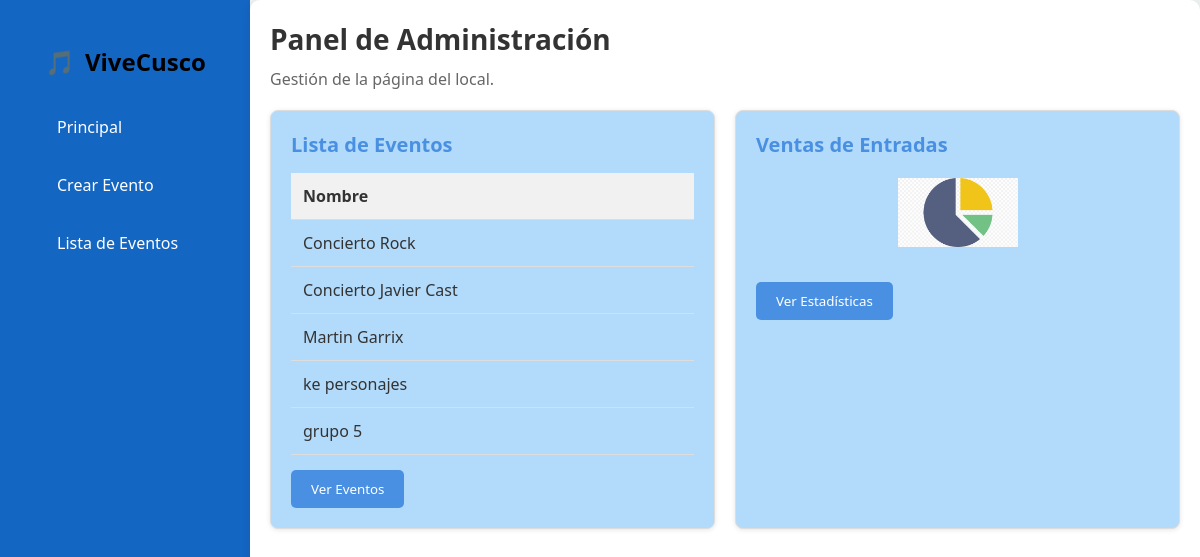
Before: /administracion/home.php with the older database file.
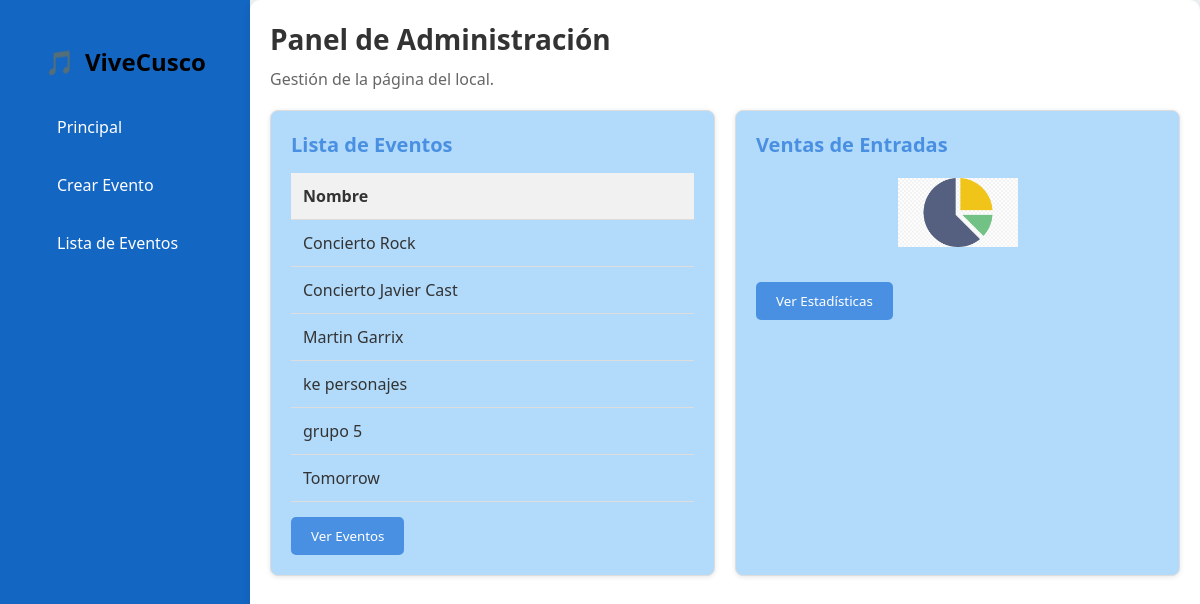
After: the same page with the newer database file.
### tables this page shows
CREATE TABLE `evento` (
  `idEvento` int(11) NOT NULL,
  `nombreEvento` varchar(150) NOT NULL,
  `descripcionEvento` text DEFAULT NULL,
  `fechahoraEvento` datetime NOT NULL,
  `categoriaEvento` varchar(50) DEFAULT NULL,
  `capacidadEvento` int(11) NOT NULL,
  `entradasGeneralEvento` int(11) NOT NULL,
  `entradasVipEvento` int(11) NOT NULL,
  `imagenEvento` varchar(255) DEFAULT NULL
);

### administracion/home.php (the view, shortened to what this page needs)
<!DOCTYPE html>
<html lang="es">
<head>
</head>
<body>
    <?php
    include '../conexion.php';
    $sql = "SELECT nombreEvento FROM evento";
    $result = $conn->query($sql);
    ?>
    <div class="sidebar">
        <h2>ViveCusco</h2>
        <a href="./home.php">Principal</a>
        <a href="./crear_evento.php">Crear Evento</a>
        <a href="./lista_eventos.php">Lista de Eventos</a>
    </div>
    <div class="main-content">
        <h1>Panel de Administración</h1>
        <p>Gestión de la página del local.</p>
        <div class="container">
            <div class="box event-list">
                <h3>Lista de Eventos</h3>
                <table>
                    <tr>
                        <th>Nombre</th>
                    </tr>
                    <?php
                    if ($result->num_rows > 0) {
                        while($row = $result->fetch_assoc()) {
                            echo "<tr><td>" . htmlspecialchars($row['nombreEvento']) . "</td></tr>";
                        }
                    } else {
                        echo "<tr><td colspan='2'>No hay eventos disponibles</td></tr>";
                    }
                    ?>
                </table>
                <a href="lista_eventos.php">
                    <button class="button">Ver Eventos</button>
                </a>
            </div>
            <div class="box sales-chart">
                <h3>Ventas de Entradas</h3>
                <img src="../img/grafico.png" alt="Gráfico Circular de Ventas" class="pie-chart">
                <a href="estadisticas.php">
                <button class="button">Ver Estadísticas</button></a>
            </div>
        </div>
    </div>
</body>
</html>

Changed rows visible on the page:
added evento: nombreEvento "Tomorrow"
